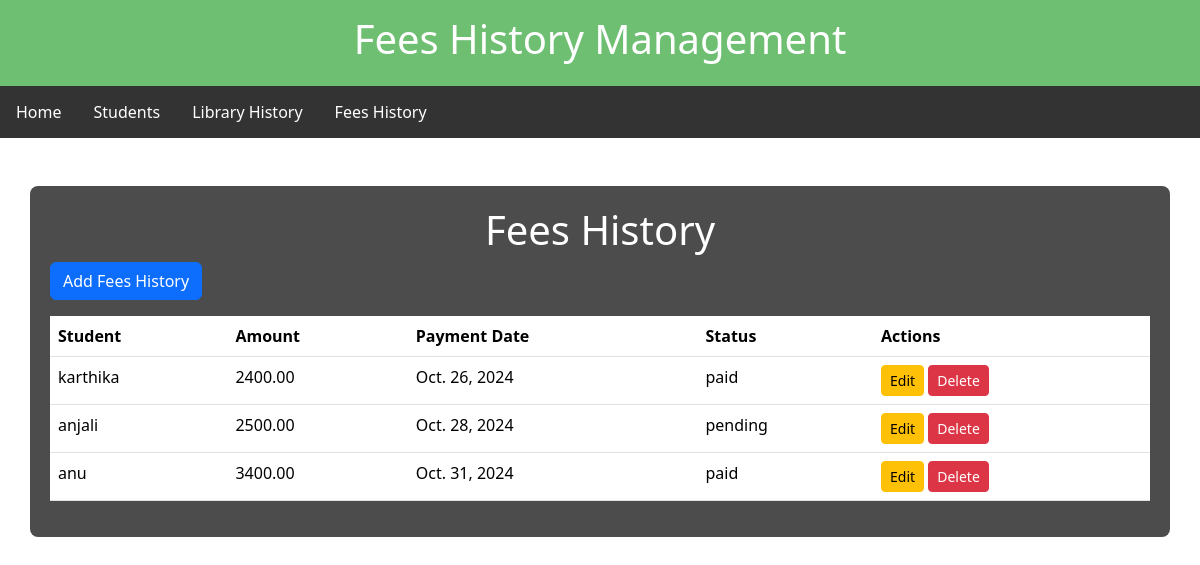
The page /fees/ on the database its author committed.
### school/models.py (models this page shows, shortened)
class FeesHistory(models.Model):
    STATUS_CHOICES = [
        ('paid', 'Paid'),
        ('pending', 'Pending'),
    ]
    student = models.ForeignKey(Student, on_delete=models.CASCADE)
    amount = models.DecimalField(max_digits=10, decimal_places=2)
    payment_date = models.DateField()
    status = models.CharField(max_length=10, choices=STATUS_CHOICES, default='pending')

class Student(models.Model):
    name = models.CharField(max_length=100)
    age = models.IntegerField()
    student_class = models.CharField(max_length=50)

### school/views.py (the view)
# urls.py: path('fees/', fees_history_list, name='fees_history_list'),
def fees_history_list(request):
    fees_history = FeesHistory.objects.all()
    return render(request, 'fees_history_list.html', {'fees_history': fees_history})

### Templates/fees_history_list.html (shortened to what this page needs)
{% load static %}
<!DOCTYPE html>
<html lang="en">
<head>
    <link href="https://cdn.jsdelivr.net/npm/bootstrap@5.3.3/dist/css/bootstrap.min.css" rel="stylesheet">
</head>
<body>
    <header>
        <h1>Fees History Management</h1>
    </header>
    <nav>
        <ul>
            <li><a href="{% url 'home' %}">Home</a></li>
            <li><a href="{% url 'student_list' %}">Students</a></li>
            <li><a href="{% url 'library_history_list' %}">Library History</a></li>
            <li><a href="{% url 'fees_history_list' %}">Fees History</a></li>
        </ul>
    </nav>
    <div class="container mt-5">
        <h1>Fees History</h1>
        <a href="{% url 'add_fees_history' %}" class="btn btn-primary mb-3">Add Fees History</a>
        <table class="table">
            <thead>
                <tr>
                    <th>Student</th>
                    <th>Amount</th>
                    <th>Payment Date</th>
                    <th>Status</th>
                    <th>Actions</th>
                </tr>
            </thead>
            <tbody>
                {% for record in fees_history %}
                <tr>
                    <td>{{ record.student.name }}</td>
                    <td>{{ record.amount }}</td>
                    <td>{{ record.payment_date }}</td>
                    <td>{{ record.status }}</td>
                    <td>
                        <a href="{% url 'edit_fees_history' record.pk %}" class="btn btn-warning btn-sm">Edit</a>
                        <a href="{% url 'delete_fees_history' record.pk %}" class="btn btn-danger btn-sm"
                           onclick="return confirm('Are you sure you want to delete this record for {{ record.student.name }}?');">Delete</a>
                    </td>
                </tr>
                {% endfor %}
            </tbody>
        </table>
    </div>
</body>
</html>

### rows shown on the page
FeesHistory: student.name "karthika", amount "2400.00", payment_date "Oct. 26, 2024", status "paid"
FeesHistory: student.name "anjali", amount "2500.00", payment_date "Oct. 28, 2024", status "pending"
FeesHistory: student.name "anu", amount "3400.00", payment_date "Oct. 31, 2024", status "paid"
